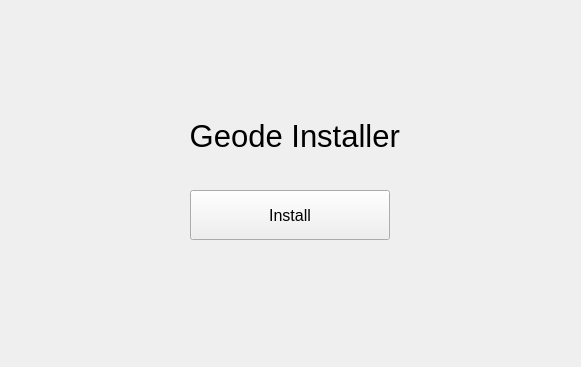
<?xml version="1.0" encoding="UTF-8"?>
<ui version="4.0">
 <class>MainPage</class>
 <widget class="QWidget" name="MainPage">
  <property name="geometry">
   <rect>
    <x>0</x>
    <y>0</y>
    <width>581</width>
    <height>367</height>
   </rect>
  </property>
  <property name="windowTitle">
   <string>Form</string>
  </property>
  <property name="styleSheet">
   <string notr="true"/>
  </property>
  <layout class="QVBoxLayout" name="verticalLayout_2">
   <item>
    <layout class="QVBoxLayout" name="verticalLayout">
     <item>
      <spacer name="verticalSpacer_2">
       <property name="orientation">
        <enum>Qt::Orientation::Vertical</enum>
       </property>
       <property name="sizeHint" stdset="0">
        <size>
         <width>20</width>
         <height>40</height>
        </size>
       </property>
      </spacer>
     </item>
     <item>
      <layout class="QVBoxLayout" name="verticalLayout_3">
       <property name="sizeConstraint">
        <enum>QLayout::SizeConstraint::SetDefaultConstraint</enum>
       </property>
       <item>
        <layout class="QHBoxLayout" name="horizontalLayout">
         <property name="sizeConstraint">
          <enum>QLayout::SizeConstraint::SetMinimumSize</enum>
         </property>
         <property name="bottomMargin">
          <number>30</number>
         </property>
         <item>
          <widget class="QPushButton" name="pushButton_2">
           <property name="enabled">
            <bool>true</bool>
           </property>
           <property name="font">
            <font>
             <pointsize>23</pointsize>
            </font>
           </property>
           <property name="styleSheet">
            <string notr="true">border-radius: 10px;</string>
           </property>
           <property name="text">
            <string> Geode Installer</string>
           </property>
           <property name="icon">
            <iconset resource="../resources/resources.qrc">
             <normaloff>:/geode_installer/icons/geode.png</normaloff>:/geode_installer/icons/geode.png</iconset>
           </property>
           <property name="iconSize">
            <size>
             <width>50</width>
             <height>50</height>
            </size>
           </property>
           <property name="checkable">
            <bool>false</bool>
           </property>
           <property name="checked">
            <bool>false</bool>
           </property>
           <property name="default">
            <bool>false</bool>
           </property>
           <property name="flat">
            <bool>false</bool>
           </property>
          </widget>
         </item>
        </layout>
       </item>
       <item>
        <layout class="QHBoxLayout" name="horizontalLayout_2">
         <property name="bottomMargin">
          <number>10</number>
         </property>
         <item>
          <widget class="QPushButton" name="pushButton">
           <property name="minimumSize">
            <size>
             <width>0</width>
             <height>50</height>
            </size>
           </property>
           <property name="maximumSize">
            <size>
             <width>200</width>
             <height>16777215</height>
            </size>
           </property>
           <property name="font">
            <font>
             <pointsize>12</pointsize>
            </font>
           </property>
           <property name="text">
            <string>Install</string>
           </property>
           <property name="autoDefault">
            <bool>false</bool>
           </property>
           <property name="default">
            <bool>false</bool>
           </property>
           <property name="flat">
            <bool>false</bool>
           </property>
          </widget>
         </item>
        </layout>
       </item>
      </layout>
     </item>
     <item>
      <spacer name="verticalSpacer">
       <property name="orientation">
        <enum>Qt::Orientation::Vertical</enum>
       </property>
       <property name="sizeHint" stdset="0">
        <size>
         <width>20</width>
         <height>40</height>
        </size>
       </property>
      </spacer>
     </item>
    </layout>
   </item>
  </layout>
 </widget>
 <resources>
  <include location="../resources/resources.qrc"/>
 </resources>
 <connections/>
</ui>
